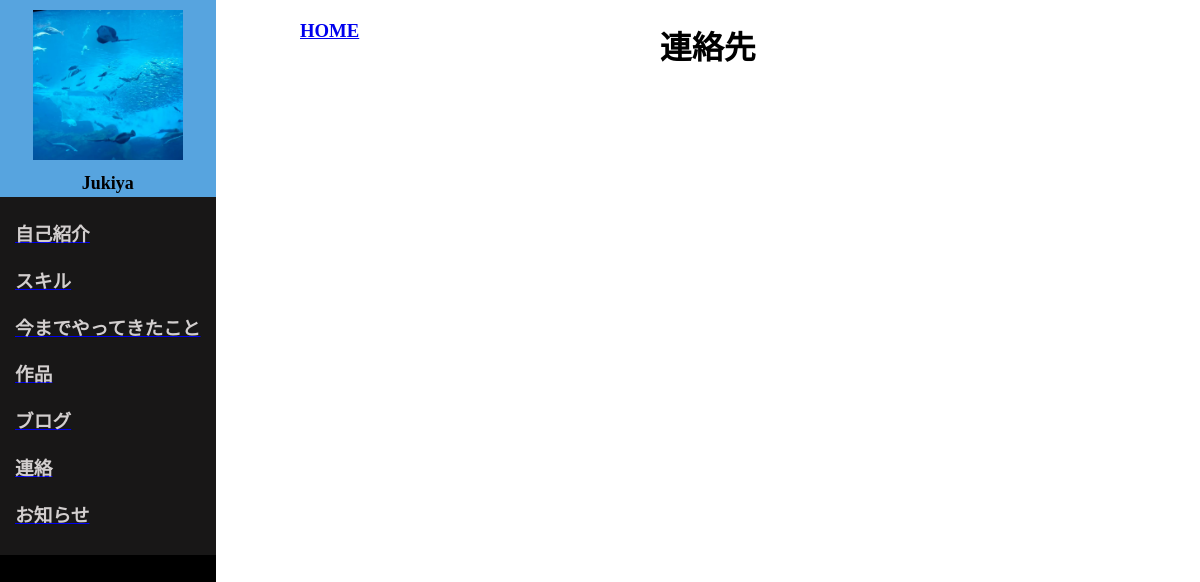
The app's page /contact/, older data.
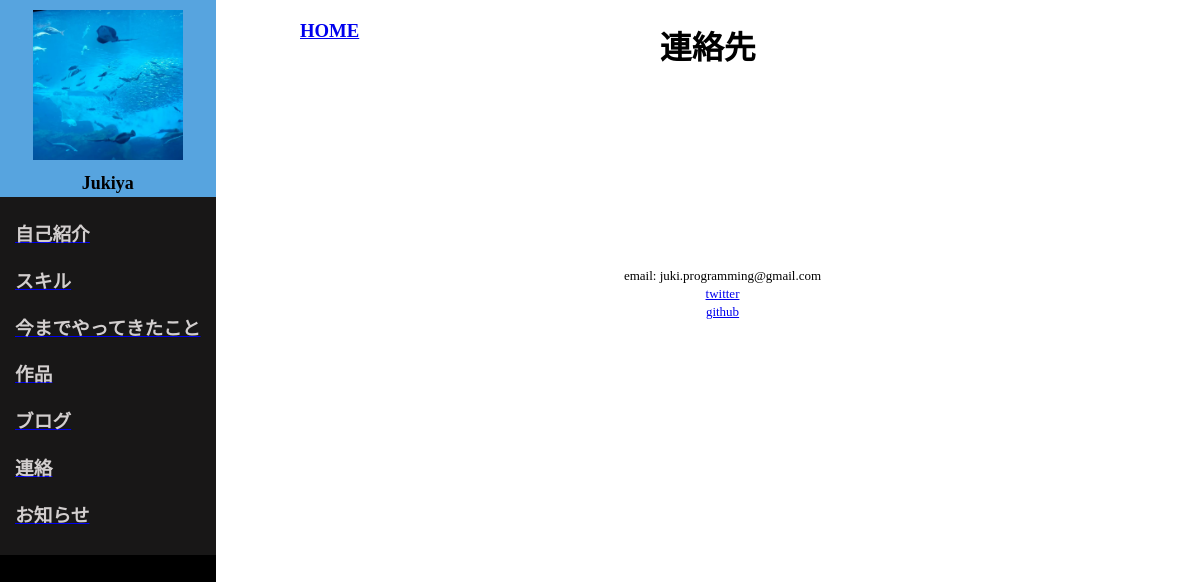
The same page, newer data.
### myapp/models.py (models this page shows)
class ContactModel(models.Model):
    email = models.EmailField(max_length=50, blank=True)
    twitter = models.CharField(max_length=100, blank=True)
    github = models.CharField(max_length=100, blank=True)

### myapp/views.py (the view)
# urls.py: path("contact/", views.ContactView.as_view(), name="contact"),
class ContactView(View):
    def get(self, request, *args, **kwargs):
        contact_data = ContactModel.objects.all()
        return render(request, "myapp/contact.html", {"contact_data":contact_data})

### myapp/templates/myapp/contact.html (shortened to what this page needs)
<!DOCTYPE html>
{% load static %}
<html lang="en">
    <head>
        <link rel="stylesheet" type="text/css" href="{% static 'css/contact.css' %}">
        <div class="header">
            <div class="profile">
                <img src="/media/img/upload/my_favorite_photo.jpg" , alt="profile_icon" , width="150" , height="150">
                <h1><font color="black">Jukiya</font></h1>
            </div>
            <div class="page_link">
                <a href="{% url 'myapp:introduction' %}"><h3>自己紹介</h3></a>
                <a href="{% url 'myapp:skill' %}"><h3>スキル</h3></a>
                <a href="{% url 'myapp:experience' %}"><h3>今までやってきたこと</h3></a>
                <a href="{% url 'myapp:works' %}"><h3>作品</h3></a>
                <a href="{% url 'myapp:blog' %}"><h3>ブログ</h3></a>
                <a href="{% url 'myapp:contact' %}"><h3>連絡</h3></a>
                <a href="{% url 'myapp:news' %}"><h3>お知らせ</h3></a>
            </div>
        </div>
    </head>
    <body>
        <div class="title">
            <a href="{% url 'myapp:home' %}"><h3>HOME</h3></a>
            <h1 class="contact">連絡先</h1>
        </div>
        <div class="contact_content", id="contactacontent">
            {% for contact in contact_data %}
            <ul>
                <li><p>email: {{contact.email}}</p></li>
                <li><a href="{{contact.twitter}}">twitter</a></li>
                <li><a href="{{contact.github}}">github</a></li>
            {% endfor %}
        </div>
    </body>
</html>

Row changes from the older to the newer data that the page shows:
added ContactModel: email "juki.programming@gmail.com"
